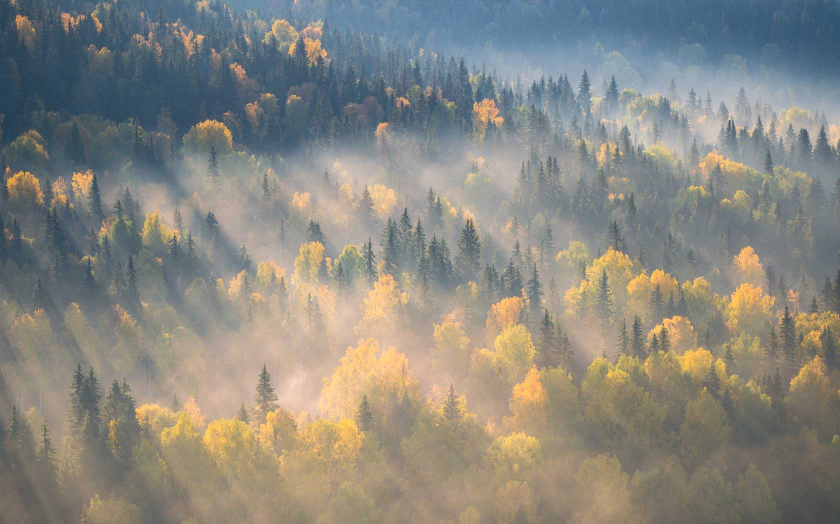
#> input picture assignment5/scenery.jpg, 1680 x 1048 px, found by its file name (shown at 1/2 size)
$ python dehaze_hkm.py
#> lines starting #> are read from the running program, lines starting #| are printed output that depends on the picture
#> in deHaze, `Y = np.zeros(m.shape)`: Y: shape (1048, 1680, 3) float64; every value is 0
import cv2
import numpy as np


def zmMinFilterGray(src, r=7):
    '''最小值滤波，r是滤波器半径'''
#> called with r = 7
    return cv2.erode(src, np.ones((2 * r + 1, 2 * r + 1)))


def guidedfilter(I, p, r, eps):
#> called with r = 81, eps = 0.001
    height, width = I.shape
#> height = 1048; width = 1680
    m_I = cv2.boxFilter(I, -1, (r, r))
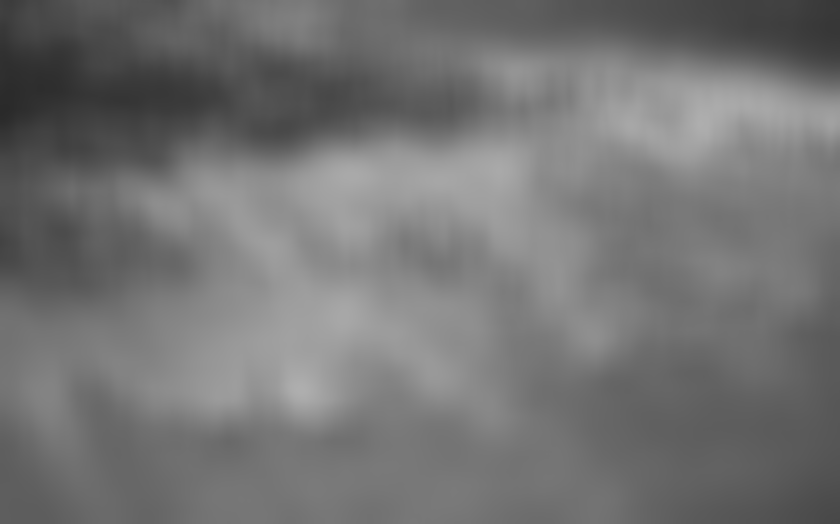
#> m_I: shape (1048, 1680) float64 (shown at 1/2 size); min 0.167, max 0.686, mean 0.455
    m_p = cv2.boxFilter(p, -1, (r, r))
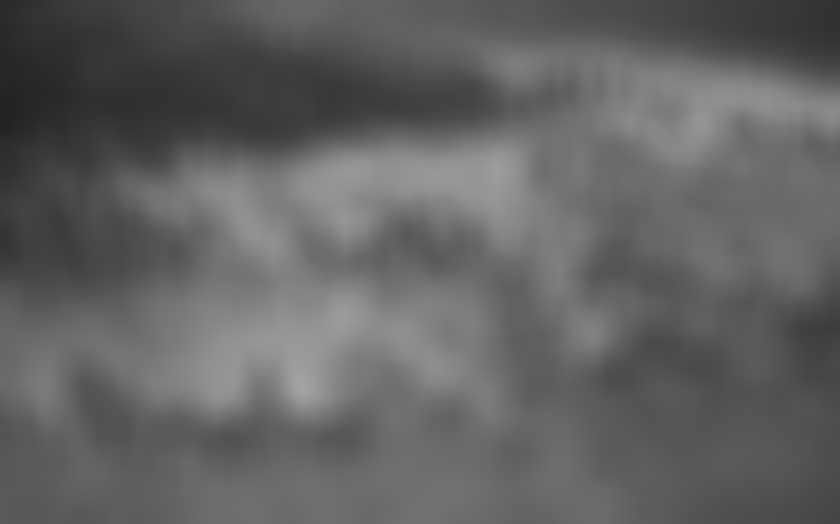
#> m_p: shape (1048, 1680) float64 (shown at 1/2 size); min 0.135, max 0.642, mean 0.387
    m_Ip = cv2.boxFilter(I * p, -1, (r, r))
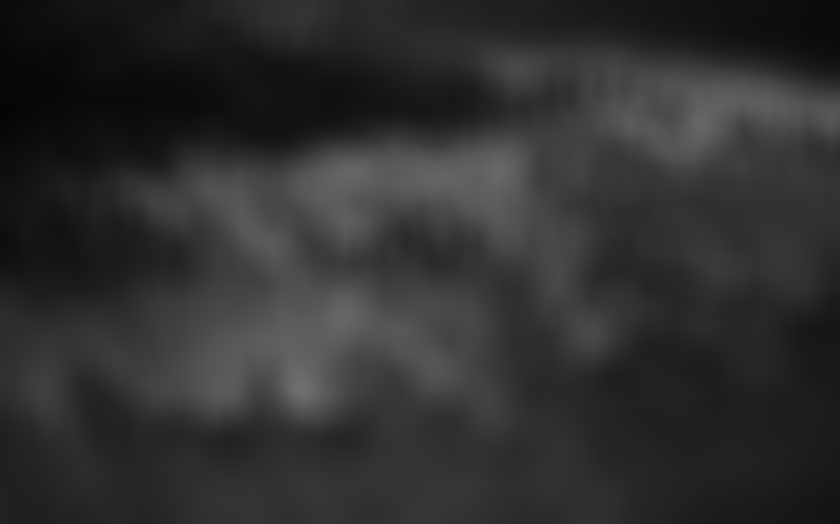
#> m_Ip: shape (1048, 1680) float64 (shown at 1/2 size); min 0.0229, max 0.44, mean 0.187
    cov_Ip = m_Ip - m_I * m_p

    m_II = cv2.boxFilter(I * I, -1, (r, r))
    var_I = m_II - m_I * m_I
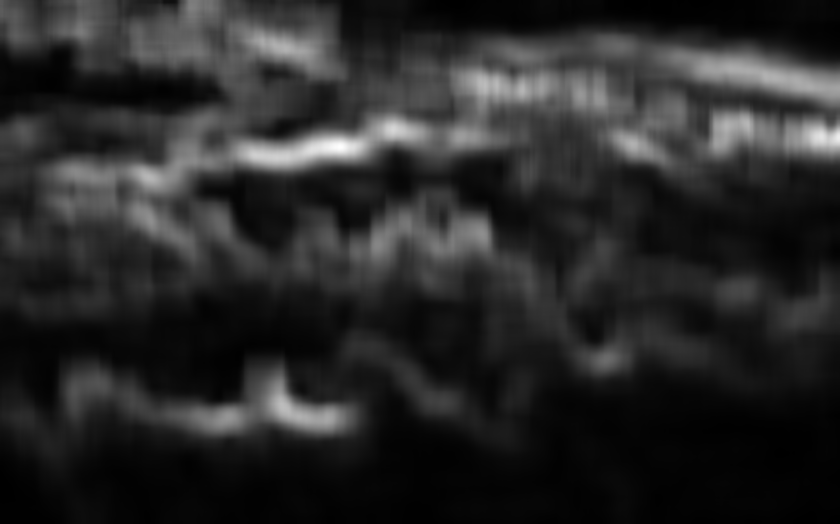
#> var_I: shape (1048, 1680) float64 (shown at 1/2 size); min 7.15e-05, max 0.0176, mean 0.00289; drawn with min black and max white

    a = cov_Ip / (var_I + eps)
    b = m_p - a * m_I

    m_a = cv2.boxFilter(a, -1, (r, r))
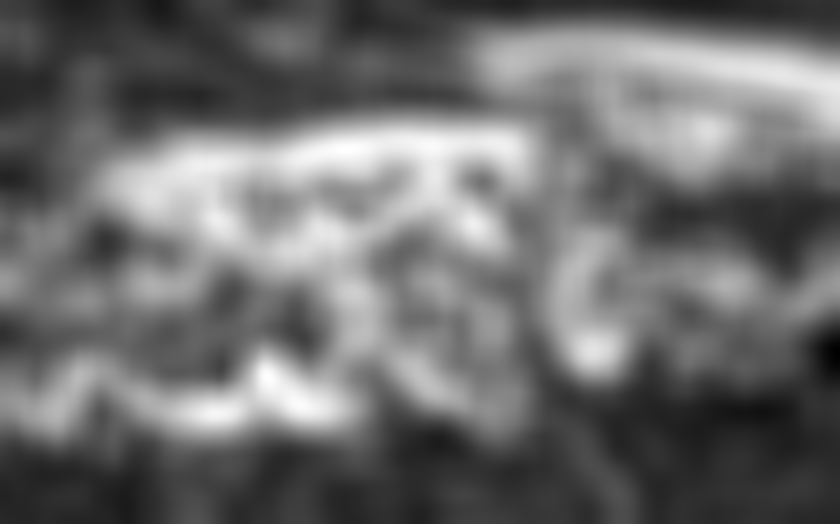
#> m_a: shape (1048, 1680) float64 (shown at 1/2 size); min -0.0587, max 0.877, mean 0.343; drawn with min black and max white
    m_b = cv2.boxFilter(b, -1, (r, r))
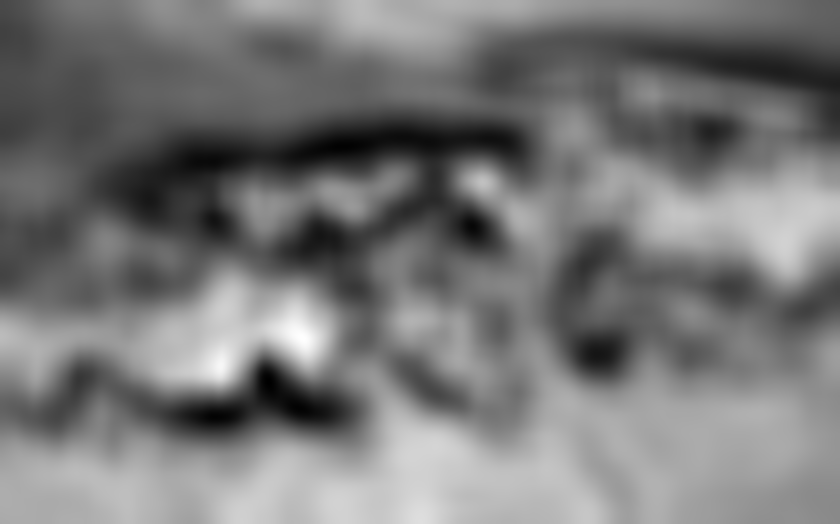
#> m_b: shape (1048, 1680) float64 (shown at 1/2 size); min -0.0123, max 0.478, mean 0.218; drawn with min black and max white
    return m_a * I + m_b


def Defog(m, r, eps, w, maxV1):                 # 输入rgb图像，值范围[0,1]
    '''计算大气遮罩图像V1和光照值A, V1 = 1-t/A'''
    V1 = np.min(m, 2)                           # 得到暗通道图像
    Dark_Channel = zmMinFilterGray(V1, 7)
    cv2.imshow('20190708_Dark',Dark_Channel)    # 查看暗通道
    cv2.waitKey(0)
    cv2.destroyAllWindows()

    V1 = guidedfilter(V1, Dark_Channel, r, eps)  # 使用引导滤波优化
    bins = 2000
    ht = np.histogram(V1, bins)                  # 计算大气光照A
    d = np.cumsum(ht[0]) / float(V1.size)
#> d = 2000 values from 5.68e-07 to 1
    for lmax in range(bins - 1, 0, -1):
        if d[lmax] <= 0.999:
            break
    A = np.mean(m, 2)[V1 >= ht[1][lmax]].max()
#> A = 0.882
    V1 = np.minimum(V1 * w, maxV1)               # 对值范围进行限制
    return V1, A


def deHaze(m, r=81, eps=0.001, w=0.95, maxV1=0.80, bGamma=False):
    Y = np.zeros(m.shape)
    Mask_img, A = Defog(m, r, eps, w, maxV1)             # 得到遮罩图像和大气光照
#> A = 0.882

    for k in range(3):
        Y[:,:,k] = (m[:,:,k] - Mask_img)/(1-Mask_img/A)  # 颜色校正
    Y = np.clip(Y, 0, 1)
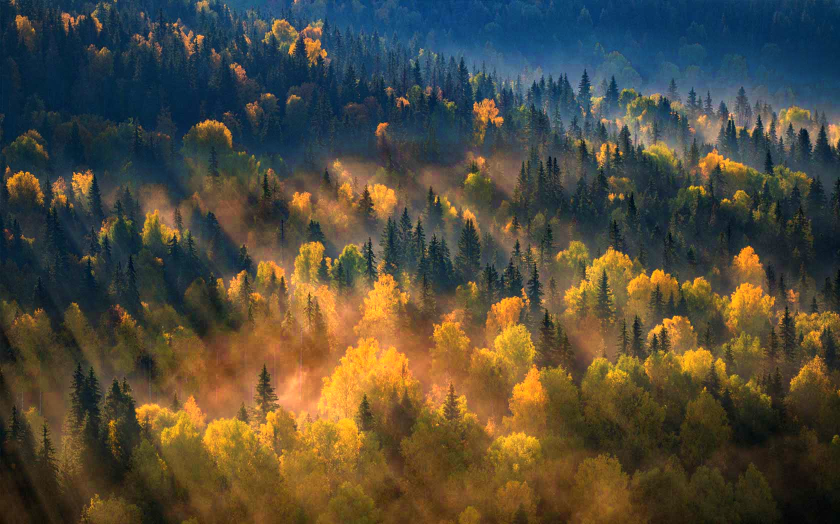
#> Y: shape (1048, 1680, 3) float64 (shown at 1/2 size); mean B, G, R 0.233, 0.295, 0.32
    if bGamma:
        Y = Y ** (np.log(0.5) / np.log(Y.mean()))       # gamma校正,默认不进行该操作
    return Y


im = deHaze(cv2.imread("F:/PythonProject/image_processing/dehaze_hekaiming/scenery.jpg") / 255.0) * 255

cv2.imwrite("F:/PythonProject/image_processing/dehaze_hekaiming/scenery_dehaze.png", im)

$ run again, with assignment5/rural.jpg copied over assignment5/scenery.jpg
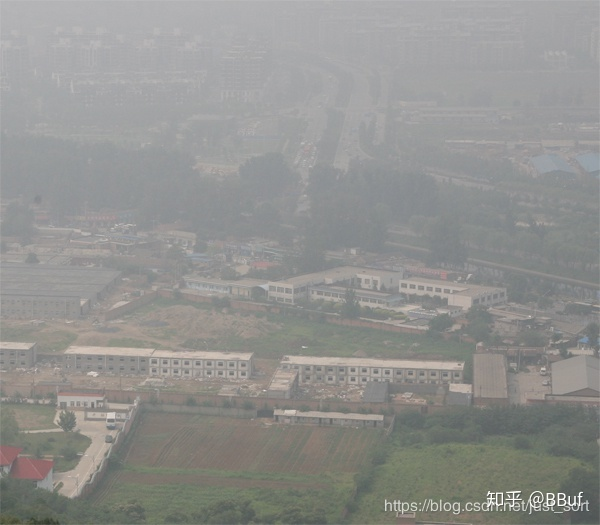
#> input picture assignment5/rural.jpg, 600 x 525 px, found by its file name
#> in guidedfilter, `m_a = cv2.boxFilter(a, -1, (r, r))`:
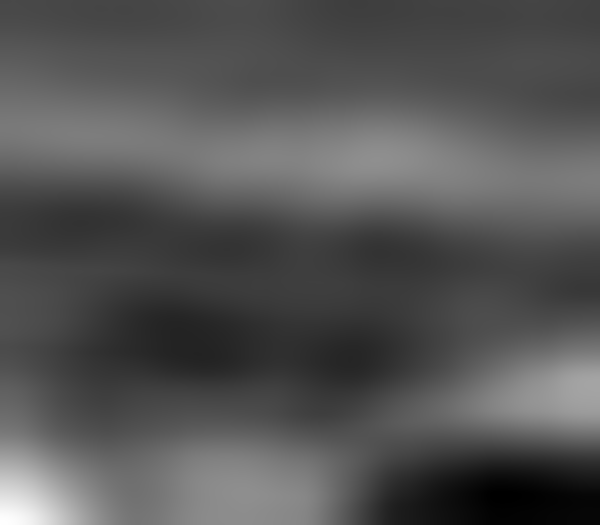
#> m_a: shape (525, 600) float64; min -0.121, max 0.664, mean 0.138; drawn with min black and max white
#> d = 2000 values from 3.17e-06 to 1
#> in Defog, `A = np.mean(m, 2)[V1 >= ht[1][lmax]].max()`: A = 0.748
#> in deHaze, `Y = np.clip(Y, 0, 1)`:
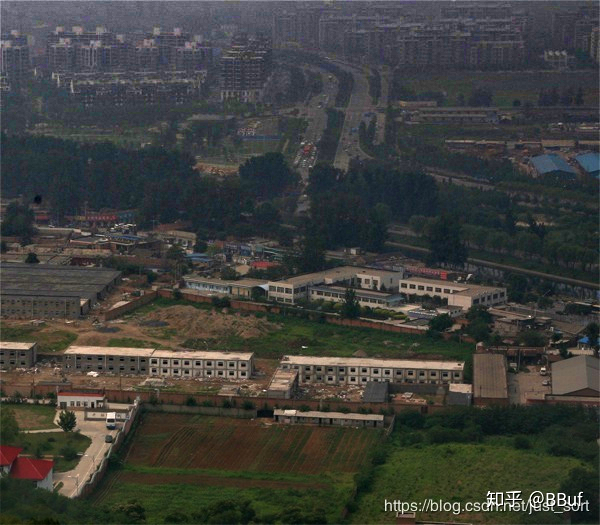
#> Y: shape (525, 600, 3) float64; mean B, G, R 0.238, 0.252, 0.249

$ run again, with assignment5/train.jpg copied over assignment5/scenery.jpg
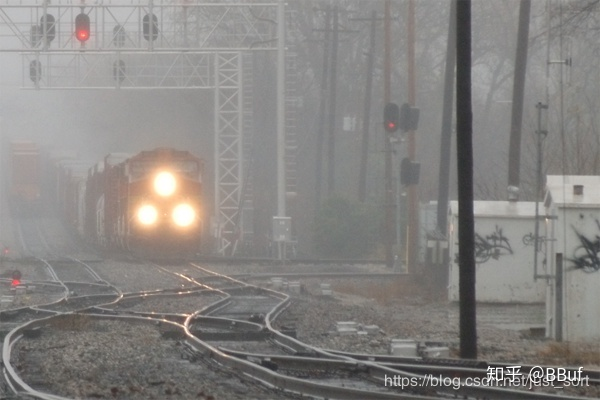
#> input picture assignment5/train.jpg, 600 x 400 px, found by its file name
#> in guidedfilter, `return m_a * I + m_b`:
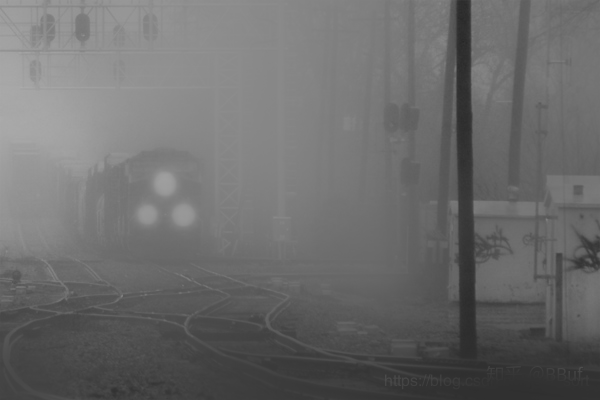
#> returned value: shape (400, 600) float64; min 0.151, max 0.672, mean 0.424
#> d = 2000 values from 4.17e-06 to 1
#> in Defog, `A = np.mean(m, 2)[V1 >= ht[1][lmax]].max()`: A = 0.757
#> in deHaze, `Y = np.clip(Y, 0, 1)`:
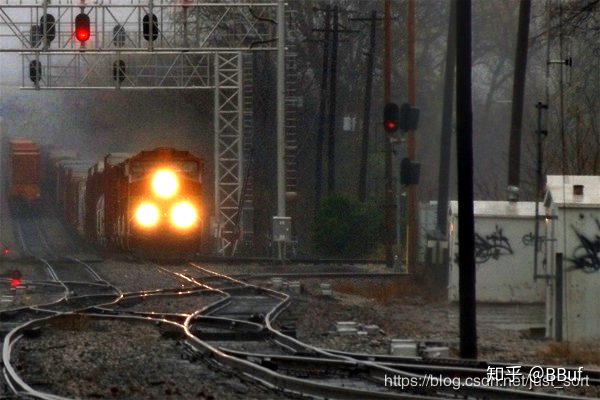
#> Y: shape (400, 600, 3) float64; mean B, G, R 0.239, 0.261, 0.282
